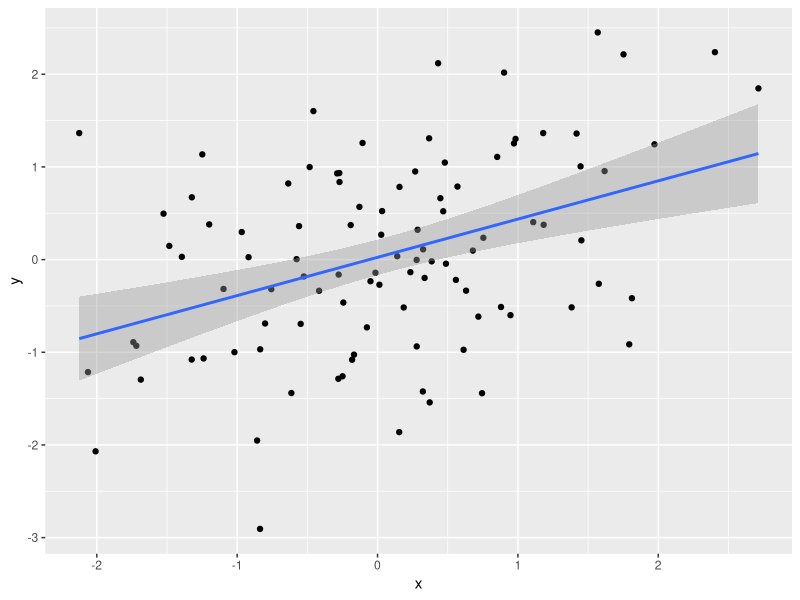
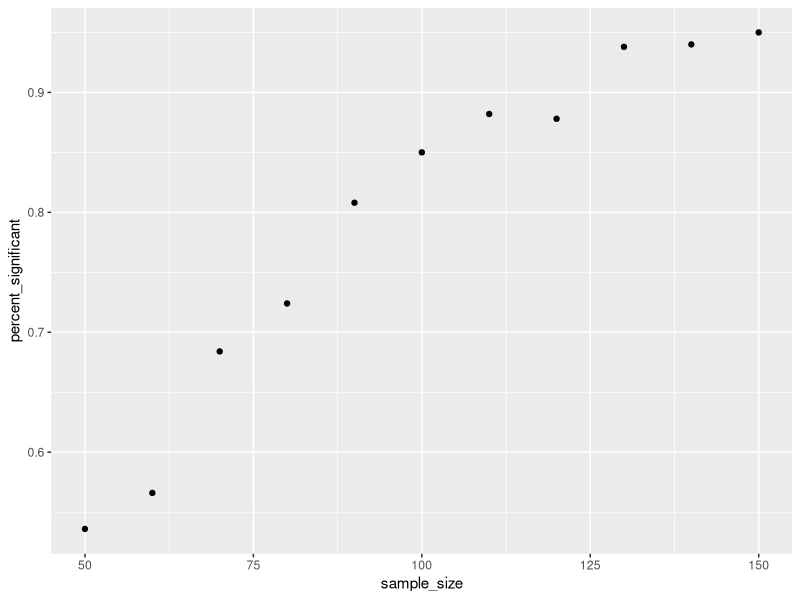
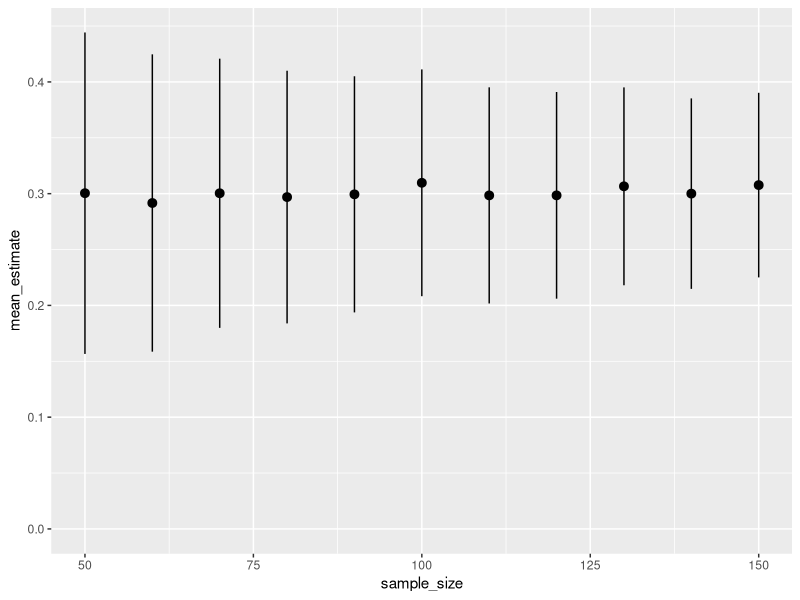

Recreate these plots in R, in order.
## ---- chunk 1
library(tidyverse)
## ---- chunk 2
x <- rnorm(100)
error <- rnorm(100)
y <- x * 0.3 + error

dat <- data.frame(x = x, y = y)

lm(y ~ x, data = dat) %>% 
  broom::tidy()
## ---- chunk 3
#| output-location: fragment
dat %>% 
  ggplot(aes(x,y)) +
  geom_point() +
  geom_smooth(method = "lm")
## ---- chunk 4
# Define a function that generates a random dataset
generate_data <- function(x){
  # adding the x as an argument is a bit of a hack because we don't need it
  # there's an easier way to do this in R using the replicate function
  measure_1 <- rnorm(100) 
  measure_2 <- measure_1 * 0.3 + rnorm(100)
  
  result <- data.frame(measure_1, measure_2)
}
## ---- chunk 5
simulations_data <- tibble(simulation_id = c(1:1000)) %>% 
  
  mutate(sim_dat = map(simulation_id, generate_data),
         model = map(sim_dat, \(x) {lm(measure_2 ~ measure_1, data = x)}),
         tidy_model = map(model, broom::tidy),
         p_value_measure_2 = map_dbl(tidy_model, \(x) x %>% 
                                       filter(term == "measure_1") %>%  
                                       pull(p.value)))
## ---- chunk 6
simulations_data %>% 
  summarise(power = mean(p_value_measure_2 < 0.05))
## ---- chunk 7
generate_data2 <- function(N){
  measure_1 <- rnorm(N) 
  measure_2 <- measure_1 * 0.3 + rnorm(N, sd = 1)
  
  result <- data.frame(measure_1, measure_2)
}
## ---- chunk 8
simulations_data_2 <- crossing(
  simulation_id = c(1:500),
  sample_size = seq(50, 150, by = 10)
)
## ---- chunk 9
sim_outcome <- simulations_data_2 %>% 
   mutate(sim_dat = map(sample_size, generate_data2),
         model = map(sim_dat, \(x) {lm(measure_2 ~ measure_1, data = x)}),
         tidy_model = map(model, broom::tidy),
         p_value_measure_2 = map_dbl(tidy_model, \(x) x %>% 
                                       filter(term == "measure_1") %>%  
                                       pull(p.value)))
## ---- chunk 10
sim_outcome %>% 
  group_by(sample_size) %>% 
  summarise(n_sims = n(),
            percent_significant = sum(p_value_measure_2 < 0.05) / n_sims) %>% 
  ggplot(aes(sample_size, percent_significant)) +
  geom_point()
## ---- chunk 11
sim_outcome %>% 
  unnest(tidy_model) %>% 
  filter(term == "measure_1") %>% 
  group_by(sample_size) %>% 
  summarise(across(c(estimate, std.error), c("mean" = mean), .names = "{.fn}_{.col}")) %>% 
  ggplot(aes(sample_size, mean_estimate, ymin = mean_estimate - mean_std.error, ymax = mean_estimate + mean_std.error)) +
  geom_pointrange() +
  expand_limits(y = c(0, 0.35))
